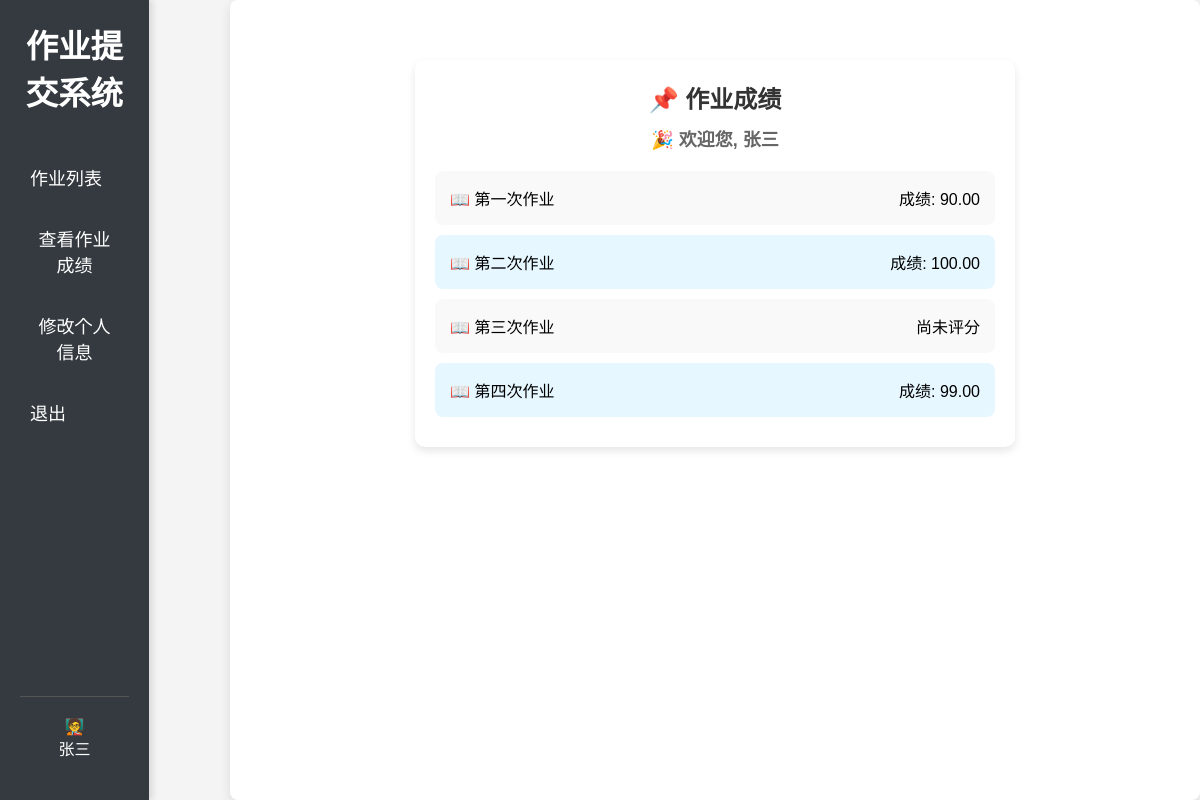
Before: /check_grade (signed in) with the older database file.
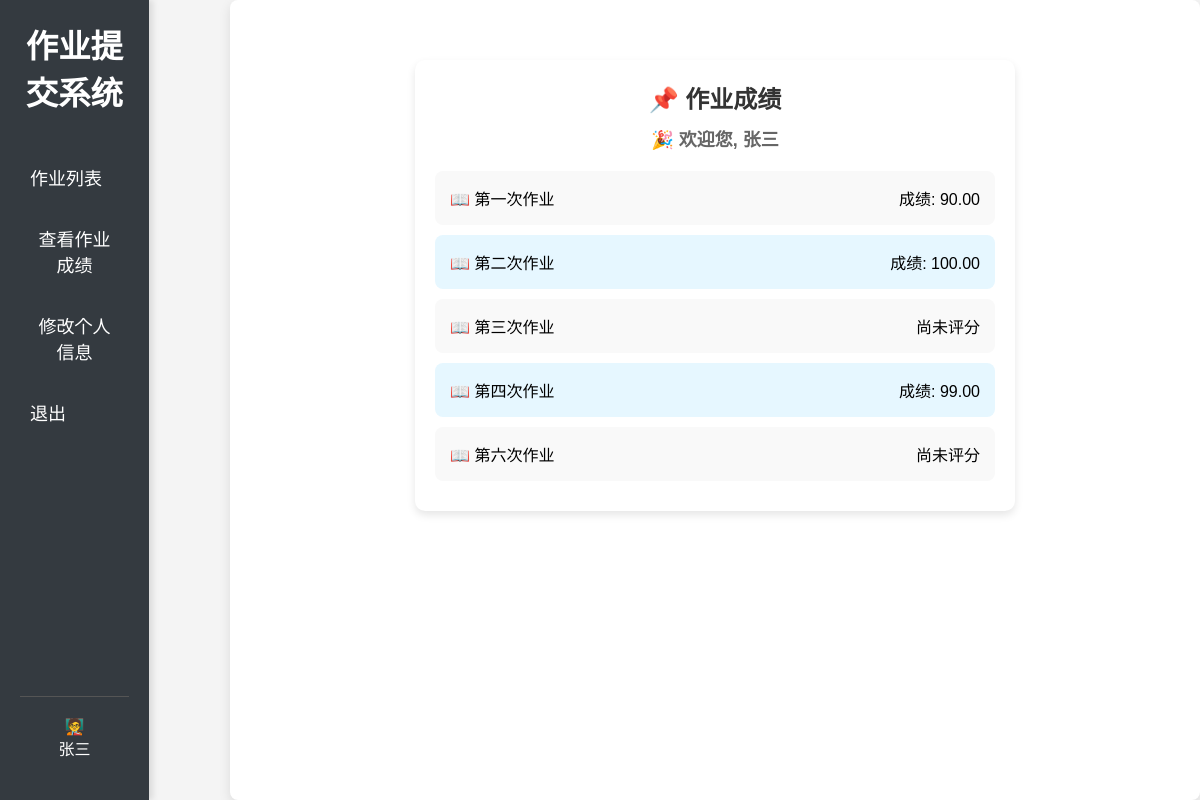
After: the same page with the newer database file.
### assignment_system/models.py (models this page shows, shortened)
class Assignment(models.Model):
    title = models.CharField(max_length=200)
    description = models.TextField()
    due_date = models.DateTimeField()
    file = models.FileField(upload_to='submissions/', blank=True, null=True)
    custom_fields = models.JSONField(default=list, blank=True, null=True)

class Scores(models.Model):
    student = models.ForeignKey(settings.AUTH_USER_MODEL, on_delete=models.CASCADE)
    assignment = models.ForeignKey('Assignment', on_delete=models.CASCADE)
    score = models.DecimalField(max_digits=5, decimal_places=2,verbose_name="成绩",default=0)
    submission=models.ForeignKey('Submission',on_delete=models.CASCADE,related_name='score', null=True, blank=True,default=None)

### assignment_system/views.py (the view)
# urls.py: path('check_grade',views.check_grade,name='check_grade'),
def check_grade(request):
    if not request.user.is_authenticated:
        return redirect('custom_login')
    student = request.user
    scores = Scores.objects.filter(student=student)
    assignments = Assignment.objects.all()
    submissions = Submission.objects.filter(
        student=request.user,
        assignment=OuterRef('pk')
    )
    assignments = assignments.annotate(has_submission=Exists(submissions))
    assignment_scores = {}
    for assignment in assignments:
        score = scores.filter(assignment=assignment).first()  # 获取每个作业的成绩
        assignment_scores[assignment] = score  # 将作业和成绩存储为字典
    return render(request, 'check_grade.html', {
        'assignment_scores': assignment_scores,
         'assignments': assignments
    })

### assignment_system/templates/check_grade.html (shortened to what this page needs)
{% extends 'base.html' %}
{% block content %}
<div class="container">
    <h2 class="title">📌 作业成绩</h2>
    <h3 class="welcome">🎉 欢迎您, {{ user.name }}</h3>
    <ul class="assignment-list">
        {% for assignment, score in assignment_scores.items %}
            <li class="assignment-item">
                <span class="assignment-title">📖 {{ assignment.title }}</span>
                {% if not assignment.has_submission %}
                    <span class="status no-status-submitted">未提交作业</span>
                {% else %}
                {% if score.score > 0 %}
                    <span class="assignment-score">成绩: {{ score.score }}</span>
                {% else %}
                    <span class="no-score">尚未评分</span>
                {% endif %}
                {% endif %}
            </li>
        {% empty %}
            <li class="no-assignment">暂无作业</li>
        {% endfor %}
    </ul>
</div>
{% endblock %}

Changed rows visible on the page:
added Assignment: title "第六次作业", shows "尚未评分"
